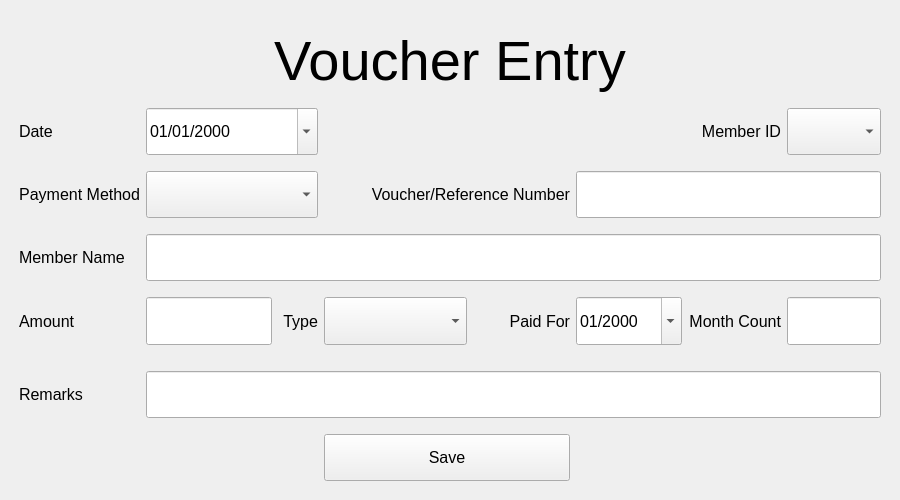
<?xml version="1.0" encoding="UTF-8"?>
<ui version="4.0">
 <class>MainWindow_receipt_entry</class>
 <widget class="QMainWindow" name="MainWindow_receipt_entry">
  <property name="geometry">
   <rect>
    <x>0</x>
    <y>0</y>
    <width>900</width>
    <height>500</height>
   </rect>
  </property>
  <property name="windowTitle">
   <string>MainWindow</string>
  </property>
  <widget class="QWidget" name="centralwidget">
   <layout class="QGridLayout" name="gridLayout_2">
    <item row="1" column="0">
     <layout class="QGridLayout" name="gridLayout">
      <item row="3" column="12" colspan="2">
       <widget class="QLabel" name="label_3">
        <property name="sizePolicy">
         <sizepolicy hsizetype="Expanding" vsizetype="Expanding">
          <horstretch>0</horstretch>
          <verstretch>0</verstretch>
         </sizepolicy>
        </property>
        <property name="font">
         <font>
          <pointsize>12</pointsize>
         </font>
        </property>
        <property name="text">
         <string>Member ID</string>
        </property>
        <property name="alignment">
         <set>Qt::AlignRight|Qt::AlignTrailing|Qt::AlignVCenter</set>
        </property>
       </widget>
      </item>
      <item row="6" column="1">
       <spacer name="verticalSpacer_4">
        <property name="orientation">
         <enum>Qt::Vertical</enum>
        </property>
        <property name="sizeType">
         <enum>QSizePolicy::Fixed</enum>
        </property>
        <property name="sizeHint" stdset="0">
         <size>
          <width>20</width>
          <height>10</height>
         </size>
        </property>
       </spacer>
      </item>
      <item row="0" column="1">
       <spacer name="verticalSpacer">
        <property name="orientation">
         <enum>Qt::Vertical</enum>
        </property>
        <property name="sizeType">
         <enum>QSizePolicy::Fixed</enum>
        </property>
        <property name="sizeHint" stdset="0">
         <size>
          <width>20</width>
          <height>10</height>
         </size>
        </property>
       </spacer>
      </item>
      <item row="9" column="12" colspan="2">
       <widget class="QLabel" name="label_11">
        <property name="sizePolicy">
         <sizepolicy hsizetype="Expanding" vsizetype="Expanding">
          <horstretch>0</horstretch>
          <verstretch>0</verstretch>
         </sizepolicy>
        </property>
        <property name="font">
         <font>
          <pointsize>12</pointsize>
         </font>
        </property>
        <property name="text">
         <string>Month Count</string>
        </property>
        <property name="alignment">
         <set>Qt::AlignRight|Qt::AlignTrailing|Qt::AlignVCenter</set>
        </property>
       </widget>
      </item>
      <item row="0" column="15">
       <spacer name="horizontalSpacer_3">
        <property name="orientation">
         <enum>Qt::Horizontal</enum>
        </property>
        <property name="sizeType">
         <enum>QSizePolicy::Fixed</enum>
        </property>
        <property name="sizeHint" stdset="0">
         <size>
          <width>10</width>
          <height>20</height>
         </size>
        </property>
       </spacer>
      </item>
      <item row="11" column="2" colspan="13">
       <widget class="QLineEdit" name="lineEdit_remarks">
        <property name="sizePolicy">
         <sizepolicy hsizetype="Expanding" vsizetype="Expanding">
          <horstretch>0</horstretch>
          <verstretch>0</verstretch>
         </sizepolicy>
        </property>
        <property name="font">
         <font>
          <pointsize>12</pointsize>
         </font>
        </property>
       </widget>
      </item>
      <item row="10" column="4">
       <spacer name="horizontalSpacer_12">
        <property name="orientation">
         <enum>Qt::Horizontal</enum>
        </property>
        <property name="sizeType">
         <enum>QSizePolicy::Fixed</enum>
        </property>
        <property name="sizeHint" stdset="0">
         <size>
          <width>40</width>
          <height>20</height>
         </size>
        </property>
       </spacer>
      </item>
      <item row="9" column="2" colspan="2">
       <widget class="QLineEdit" name="lineEdit_amount">
        <property name="sizePolicy">
         <sizepolicy hsizetype="Expanding" vsizetype="Expanding">
          <horstretch>0</horstretch>
          <verstretch>0</verstretch>
         </sizepolicy>
        </property>
        <property name="font">
         <font>
          <pointsize>12</pointsize>
         </font>
        </property>
       </widget>
      </item>
      <item row="12" column="1">
       <spacer name="verticalSpacer_8">
        <property name="orientation">
         <enum>Qt::Vertical</enum>
        </property>
        <property name="sizeType">
         <enum>QSizePolicy::Fixed</enum>
        </property>
        <property name="sizeHint" stdset="0">
         <size>
          <width>20</width>
          <height>10</height>
         </size>
        </property>
       </spacer>
      </item>
      <item row="3" column="2" colspan="3">
       <widget class="QDateEdit" name="dateEdit_entry_date">
        <property name="sizePolicy">
         <sizepolicy hsizetype="Expanding" vsizetype="Expanding">
          <horstretch>0</horstretch>
          <verstretch>0</verstretch>
         </sizepolicy>
        </property>
        <property name="font">
         <font>
          <pointsize>12</pointsize>
         </font>
        </property>
        <property name="displayFormat">
         <string>dd/MM/yyyy</string>
        </property>
        <property name="calendarPopup">
         <bool>true</bool>
        </property>
       </widget>
      </item>
      <item row="10" column="7">
       <spacer name="horizontalSpacer_15">
        <property name="orientation">
         <enum>Qt::Horizontal</enum>
        </property>
        <property name="sizeType">
         <enum>QSizePolicy::Fixed</enum>
        </property>
        <property name="sizeHint" stdset="0">
         <size>
          <width>40</width>
          <height>20</height>
         </size>
        </property>
       </spacer>
      </item>
      <item row="10" column="10">
       <spacer name="horizontalSpacer_20">
        <property name="orientation">
         <enum>Qt::Horizontal</enum>
        </property>
        <property name="sizeType">
         <enum>QSizePolicy::Fixed</enum>
        </property>
        <property name="sizeHint" stdset="0">
         <size>
          <width>40</width>
          <height>20</height>
         </size>
        </property>
       </spacer>
      </item>
      <item row="9" column="4">
       <widget class="QLabel" name="label_7">
        <property name="sizePolicy">
         <sizepolicy hsizetype="Expanding" vsizetype="Expanding">
          <horstretch>0</horstretch>
          <verstretch>0</verstretch>
         </sizepolicy>
        </property>
        <property name="font">
         <font>
          <pointsize>12</pointsize>
         </font>
        </property>
        <property name="text">
         <string>Type</string>
        </property>
        <property name="alignment">
         <set>Qt::AlignRight|Qt::AlignTrailing|Qt::AlignVCenter</set>
        </property>
       </widget>
      </item>
      <item row="14" column="1">
       <spacer name="verticalSpacer_7">
        <property name="orientation">
         <enum>Qt::Vertical</enum>
        </property>
        <property name="sizeType">
         <enum>QSizePolicy::Fixed</enum>
        </property>
        <property name="sizeHint" stdset="0">
         <size>
          <width>20</width>
          <height>10</height>
         </size>
        </property>
       </spacer>
      </item>
      <item row="4" column="1">
       <spacer name="verticalSpacer_3">
        <property name="orientation">
         <enum>Qt::Vertical</enum>
        </property>
        <property name="sizeType">
         <enum>QSizePolicy::Fixed</enum>
        </property>
        <property name="sizeHint" stdset="0">
         <size>
          <width>20</width>
          <height>10</height>
         </size>
        </property>
       </spacer>
      </item>
      <item row="5" column="10" colspan="5">
       <widget class="QLineEdit" name="lineEdit_receipt_number">
        <property name="sizePolicy">
         <sizepolicy hsizetype="Expanding" vsizetype="Expanding">
          <horstretch>0</horstretch>
          <verstretch>0</verstretch>
         </sizepolicy>
        </property>
        <property name="font">
         <font>
          <pointsize>12</pointsize>
         </font>
        </property>
       </widget>
      </item>
      <item row="9" column="5" colspan="3">
       <widget class="QComboBox" name="comboBox_type">
        <property name="sizePolicy">
         <sizepolicy hsizetype="Expanding" vsizetype="Expanding">
          <horstretch>0</horstretch>
          <verstretch>0</verstretch>
         </sizepolicy>
        </property>
        <property name="font">
         <font>
          <pointsize>12</pointsize>
         </font>
        </property>
       </widget>
      </item>
      <item row="10" column="2">
       <spacer name="horizontalSpacer_10">
        <property name="orientation">
         <enum>Qt::Horizontal</enum>
        </property>
        <property name="sizeType">
         <enum>QSizePolicy::Fixed</enum>
        </property>
        <property name="sizeHint" stdset="0">
         <size>
          <width>80</width>
          <height>20</height>
         </size>
        </property>
       </spacer>
      </item>
      <item row="3" column="1">
       <widget class="QLabel" name="label">
        <property name="sizePolicy">
         <sizepolicy hsizetype="Expanding" vsizetype="Expanding">
          <horstretch>0</horstretch>
          <verstretch>0</verstretch>
         </sizepolicy>
        </property>
        <property name="font">
         <font>
          <pointsize>12</pointsize>
         </font>
        </property>
        <property name="text">
         <string>Date</string>
        </property>
       </widget>
      </item>
      <item row="9" column="8" colspan="2">
       <widget class="QLabel" name="label_9">
        <property name="sizePolicy">
         <sizepolicy hsizetype="Expanding" vsizetype="Expanding">
          <horstretch>0</horstretch>
          <verstretch>0</verstretch>
         </sizepolicy>
        </property>
        <property name="font">
         <font>
          <pointsize>12</pointsize>
         </font>
        </property>
        <property name="text">
         <string>Paid For</string>
        </property>
        <property name="alignment">
         <set>Qt::AlignRight|Qt::AlignTrailing|Qt::AlignVCenter</set>
        </property>
       </widget>
      </item>
      <item row="9" column="10" colspan="2">
       <widget class="QDateEdit" name="dateEdit_paid_for">
        <property name="sizePolicy">
         <sizepolicy hsizetype="Expanding" vsizetype="Expanding">
          <horstretch>0</horstretch>
          <verstretch>0</verstretch>
         </sizepolicy>
        </property>
        <property name="font">
         <font>
          <pointsize>12</pointsize>
         </font>
        </property>
        <property name="displayFormat">
         <string>MM/yyyy</string>
        </property>
        <property name="calendarPopup">
         <bool>true</bool>
        </property>
       </widget>
      </item>
      <item row="10" column="11">
       <spacer name="horizontalSpacer_18">
        <property name="orientation">
         <enum>Qt::Horizontal</enum>
        </property>
        <property name="sizeType">
         <enum>QSizePolicy::Fixed</enum>
        </property>
        <property name="sizeHint" stdset="0">
         <size>
          <width>60</width>
          <height>20</height>
         </size>
        </property>
       </spacer>
      </item>
      <item row="11" column="1">
       <widget class="QLabel" name="label_10">
        <property name="sizePolicy">
         <sizepolicy hsizetype="Expanding" vsizetype="Expanding">
          <horstretch>0</horstretch>
          <verstretch>0</verstretch>
         </sizepolicy>
        </property>
        <property name="font">
         <font>
          <pointsize>12</pointsize>
         </font>
        </property>
        <property name="text">
         <string>Remarks</string>
        </property>
       </widget>
      </item>
      <item row="13" column="5" colspan="5">
       <widget class="QPushButton" name="pushButton_save">
        <property name="sizePolicy">
         <sizepolicy hsizetype="Expanding" vsizetype="Expanding">
          <horstretch>0</horstretch>
          <verstretch>0</verstretch>
         </sizepolicy>
        </property>
        <property name="font">
         <font>
          <pointsize>12</pointsize>
         </font>
        </property>
        <property name="text">
         <string>Save</string>
        </property>
       </widget>
      </item>
      <item row="5" column="5">
       <spacer name="horizontalSpacer_11">
        <property name="orientation">
         <enum>Qt::Horizontal</enum>
        </property>
        <property name="sizeType">
         <enum>QSizePolicy::Fixed</enum>
        </property>
        <property name="sizeHint" stdset="0">
         <size>
          <width>40</width>
          <height>20</height>
         </size>
        </property>
       </spacer>
      </item>
      <item row="5" column="2" colspan="3">
       <widget class="QComboBox" name="comboBox_method">
        <property name="sizePolicy">
         <sizepolicy hsizetype="Expanding" vsizetype="Expanding">
          <horstretch>0</horstretch>
          <verstretch>0</verstretch>
         </sizepolicy>
        </property>
        <property name="font">
         <font>
          <pointsize>12</pointsize>
         </font>
        </property>
       </widget>
      </item>
      <item row="9" column="1">
       <widget class="QLabel" name="label_6">
        <property name="sizePolicy">
         <sizepolicy hsizetype="Expanding" vsizetype="Expanding">
          <horstretch>0</horstretch>
          <verstretch>0</verstretch>
         </sizepolicy>
        </property>
        <property name="font">
         <font>
          <pointsize>12</pointsize>
         </font>
        </property>
        <property name="text">
         <string>Amount</string>
        </property>
       </widget>
      </item>
      <item row="3" column="14">
       <widget class="QComboBox" name="comboBox_member_id">
        <property name="sizePolicy">
         <sizepolicy hsizetype="Expanding" vsizetype="Expanding">
          <horstretch>0</horstretch>
          <verstretch>0</verstretch>
         </sizepolicy>
        </property>
        <property name="font">
         <font>
          <pointsize>12</pointsize>
         </font>
        </property>
       </widget>
      </item>
      <item row="2" column="1">
       <spacer name="verticalSpacer_2">
        <property name="orientation">
         <enum>Qt::Vertical</enum>
        </property>
        <property name="sizeType">
         <enum>QSizePolicy::Fixed</enum>
        </property>
        <property name="sizeHint" stdset="0">
         <size>
          <width>20</width>
          <height>10</height>
         </size>
        </property>
       </spacer>
      </item>
      <item row="7" column="1">
       <widget class="QLabel" name="label_4">
        <property name="sizePolicy">
         <sizepolicy hsizetype="Expanding" vsizetype="Expanding">
          <horstretch>0</horstretch>
          <verstretch>0</verstretch>
         </sizepolicy>
        </property>
        <property name="font">
         <font>
          <pointsize>12</pointsize>
         </font>
        </property>
        <property name="text">
         <string>Member Name</string>
        </property>
       </widget>
      </item>
      <item row="5" column="1">
       <widget class="QLabel" name="label_8">
        <property name="sizePolicy">
         <sizepolicy hsizetype="Expanding" vsizetype="Expanding">
          <horstretch>0</horstretch>
          <verstretch>0</verstretch>
         </sizepolicy>
        </property>
        <property name="font">
         <font>
          <pointsize>12</pointsize>
         </font>
        </property>
        <property name="text">
         <string>Payment Method</string>
        </property>
        <property name="alignment">
         <set>Qt::AlignRight|Qt::AlignTrailing|Qt::AlignVCenter</set>
        </property>
       </widget>
      </item>
      <item row="1" column="1" colspan="14">
       <widget class="QLabel" name="label_5">
        <property name="sizePolicy">
         <sizepolicy hsizetype="Expanding" vsizetype="Expanding">
          <horstretch>0</horstretch>
          <verstretch>0</verstretch>
         </sizepolicy>
        </property>
        <property name="font">
         <font>
          <pointsize>42</pointsize>
         </font>
        </property>
        <property name="text">
         <string>Voucher Entry</string>
        </property>
        <property name="alignment">
         <set>Qt::AlignCenter</set>
        </property>
       </widget>
      </item>
      <item row="7" column="2" colspan="13">
       <widget class="QLineEdit" name="lineEdit_member_name">
        <property name="sizePolicy">
         <sizepolicy hsizetype="Expanding" vsizetype="Expanding">
          <horstretch>0</horstretch>
          <verstretch>0</verstretch>
         </sizepolicy>
        </property>
        <property name="font">
         <font>
          <pointsize>12</pointsize>
         </font>
        </property>
       </widget>
      </item>
      <item row="10" column="3">
       <spacer name="horizontalSpacer_13">
        <property name="orientation">
         <enum>Qt::Horizontal</enum>
        </property>
        <property name="sizeType">
         <enum>QSizePolicy::Fixed</enum>
        </property>
        <property name="sizeHint" stdset="0">
         <size>
          <width>40</width>
          <height>20</height>
         </size>
        </property>
       </spacer>
      </item>
      <item row="0" column="0">
       <spacer name="horizontalSpacer">
        <property name="orientation">
         <enum>Qt::Horizontal</enum>
        </property>
        <property name="sizeType">
         <enum>QSizePolicy::Fixed</enum>
        </property>
        <property name="sizeHint" stdset="0">
         <size>
          <width>10</width>
          <height>20</height>
         </size>
        </property>
       </spacer>
      </item>
      <item row="10" column="1">
       <spacer name="verticalSpacer_6">
        <property name="orientation">
         <enum>Qt::Vertical</enum>
        </property>
        <property name="sizeType">
         <enum>QSizePolicy::Fixed</enum>
        </property>
        <property name="sizeHint" stdset="0">
         <size>
          <width>20</width>
          <height>10</height>
         </size>
        </property>
       </spacer>
      </item>
      <item row="10" column="6">
       <spacer name="horizontalSpacer_16">
        <property name="orientation">
         <enum>Qt::Horizontal</enum>
        </property>
        <property name="sizeType">
         <enum>QSizePolicy::Fixed</enum>
        </property>
        <property name="sizeHint" stdset="0">
         <size>
          <width>40</width>
          <height>20</height>
         </size>
        </property>
       </spacer>
      </item>
      <item row="8" column="1">
       <spacer name="verticalSpacer_5">
        <property name="orientation">
         <enum>Qt::Vertical</enum>
        </property>
        <property name="sizeType">
         <enum>QSizePolicy::Fixed</enum>
        </property>
        <property name="sizeHint" stdset="0">
         <size>
          <width>20</width>
          <height>10</height>
         </size>
        </property>
       </spacer>
      </item>
      <item row="9" column="14">
       <widget class="QLineEdit" name="lineEdit_count">
        <property name="sizePolicy">
         <sizepolicy hsizetype="Expanding" vsizetype="Expanding">
          <horstretch>0</horstretch>
          <verstretch>0</verstretch>
         </sizepolicy>
        </property>
        <property name="font">
         <font>
          <pointsize>12</pointsize>
         </font>
        </property>
       </widget>
      </item>
      <item row="5" column="6" colspan="4">
       <widget class="QLabel" name="label_2">
        <property name="sizePolicy">
         <sizepolicy hsizetype="Expanding" vsizetype="Expanding">
          <horstretch>0</horstretch>
          <verstretch>0</verstretch>
         </sizepolicy>
        </property>
        <property name="font">
         <font>
          <pointsize>12</pointsize>
         </font>
        </property>
        <property name="text">
         <string>Voucher/Reference Number</string>
        </property>
        <property name="alignment">
         <set>Qt::AlignRight|Qt::AlignTrailing|Qt::AlignVCenter</set>
        </property>
       </widget>
      </item>
     </layout>
    </item>
   </layout>
  </widget>
 </widget>
 <tabstops>
  <tabstop>dateEdit_entry_date</tabstop>
  <tabstop>comboBox_member_id</tabstop>
  <tabstop>comboBox_method</tabstop>
  <tabstop>lineEdit_receipt_number</tabstop>
  <tabstop>lineEdit_member_name</tabstop>
  <tabstop>lineEdit_amount</tabstop>
  <tabstop>comboBox_type</tabstop>
  <tabstop>dateEdit_paid_for</tabstop>
  <tabstop>lineEdit_count</tabstop>
  <tabstop>lineEdit_remarks</tabstop>
  <tabstop>pushButton_save</tabstop>
 </tabstops>
 <resources/>
 <connections/>
</ui>
